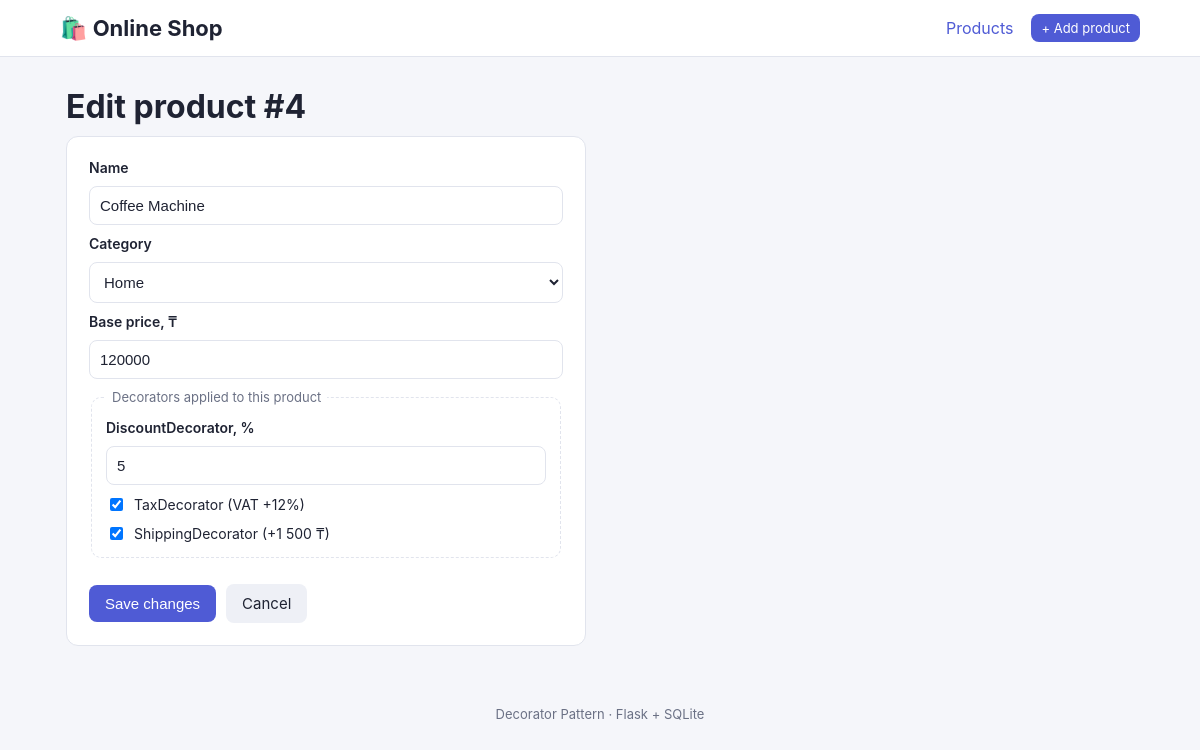
The app's page /edit/4 with its own data.
### tables this page shows
CREATE TABLE products (
            id INTEGER PRIMARY KEY AUTOINCREMENT,
            name TEXT NOT NULL,
            price REAL NOT NULL CHECK(price > 0),
            category TEXT NOT NULL,
            discount INTEGER NOT NULL DEFAULT 0 CHECK(discount BETWEEN 0 AND 90),
            apply_tax INTEGER NOT NULL DEFAULT 0,
            apply_shipping INTEGER NOT NULL DEFAULT 0
        );

### app.py (the view, shortened to what this page needs)
@app.route("/edit/<int:product_id>", methods=["GET", "POST"])
def edit(product_id):
    row = db.get_product(product_id)
    if row is None:
        abort(404)
    return render_template("edit.html", product=row, categories=CATEGORIES)

### app.py (called while the page is built)
@app.template_filter("plain")
def plain(value):
    if isinstance(value, float) and value.is_integer():
        return int(value)
    return value

### database.py (called while the page is built)
def connect():
    conn = sqlite3.connect(DB_NAME)
    conn.row_factory = sqlite3.Row
    return conn

def get_product(product_id):
    conn = connect()
    row = conn.execute("SELECT * FROM products WHERE id = ?", (product_id,)).fetchone()
    conn.close()
    return row

### templates/edit.html (shortened to what this page needs)
{% extends "base.html" %}
{% block content %}
<h1>Edit product #{{ product.id }}</h1>
{% set submit = "Save changes" %}
{% include "_form.html" %}
{% endblock %}

### templates/_form.html (shortened to what this page needs)
<form method="POST" class="panel form" novalidate>
    <label for="name">Name</label>
    <input id="name" name="name" maxlength="100" required value="{{ product.name if product else '' }}">
    <label for="category">Category</label>
    <select id="category" name="category" required>
        {% for c in categories %}
        <option {% if product and product.category == c %}selected{% endif %}>{{ c }}</option>
        {% endfor %}
    </select>
    <label for="price">Base price, ₸</label>
    <input id="price" name="price" type="number" min="1" step="any" required
           value="{{ product.price | plain if product else '' }}">
    <fieldset>
        <legend>Decorators applied to this product</legend>
        <label for="discount">DiscountDecorator, %</label>
        <input id="discount" name="discount" type="number" min="0" max="90"
               value="{{ product.discount if product else 0 }}">
        <label class="check">
            <input type="checkbox" name="apply_tax" {% if product and product.apply_tax %}checked{% endif %}>
            TaxDecorator (VAT +12%)
        </label>
        <label class="check">
            <input type="checkbox" name="apply_shipping" {% if product and product.apply_shipping %}checked{% endif %}>
            ShippingDecorator (+1 500 ₸)
        </label>
    </fieldset>
    <div class="actions">
        <button>{{ submit }}</button>
        <a class="button secondary" href="{{ url_for('index') }}">Cancel</a>
    </div>
</form>

### static/style.css (style rules this page uses)
:root { --bg: #f5f6fa; --card: #ffffff; --border: #e1e4ed; --text: #1f2333; --muted: #6b7185; --accent: #4f5bd5; --danger: #d64550; --discount: #e8f6ee; --discount-text: #1f7a4a; --tax: #fff4e0; --tax-text: #a0620b; --shipping: #e8efff; --shipping-text: #3550b5; }
* { box-sizing: border-box; }
body { margin: 0; font-family: -apple-system, "Segoe UI", Arial, sans-serif; background: var(--bg); color: var(--text); }
a { color: var(--accent); text-decoration: none; }
h1 { margin: 10px 0; }
.panel { background: var(--card); border: 1px solid var(--border); border-radius: 12px; padding: 22px; }
form { display: grid; gap: 10px; }
.form { max-width: 520px; }
input, select { padding: 10px; border: 1px solid var(--border); border-radius: 8px; font-size: 15px; background: #fff; color: var(--text); }
label { font-weight: 600; font-size: 14px; }
label.check { font-weight: normal; display: flex; align-items: center; gap: 8px; }
fieldset { border: 1px dashed var(--border); border-radius: 10px; padding: 14px; display: grid; gap: 10px; }
legend { color: var(--muted); font-size: 13px; padding: 0 6px; }
button, .button { padding: 10px 16px; background: var(--accent); color: #fff; border: none; border-radius: 8px; cursor: pointer; font-size: 15px; display: inline-block; text-align: center; }
.button.secondary { background: #eef0f6; color: var(--text); }
.actions { display: flex; gap: 10px; align-items: center; margin-top: 16px; }

### records on screen
products: id "4", name "Coffee Machine", category "Home", price "120000", discount "5", apply_tax "☑", apply_shipping "☑"

### other values on screen
{{ submit }} "Save changes"
